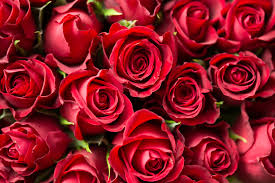
#> input picture colors/red/4.jpg, 275 x 183 px; its folder holds only this picture in this run
$ jupyter execute 'colour detection.ipynb'
#> lines starting #> are read from the running program, lines starting #| are printed output that depends on the picture
[cell 1]
import cv2
import numpy as np
import matplotlib.pyplot as plt

[cell 2]
black_pth = r"C:\Users\kesha\Downloads\Color-Classifiation-main\Color-Classifiation-main\colors\Black"
red_path = r"C:\Users\kesha\Downloads\Color-Classifiation-main\Color-Classifiation-main\colors\red"
test_path = r"C:\Users\kesha\Downloads\Color-Classifiation-main\Color-Classifiation-main\colors\test"
violet_path = r"C:\Users\kesha\Downloads\Color-Classifiation-main\Color-Classifiation-main\colors\Violet"

[cell 3]
from glob import glob

[cell 4]
red_images = glob(red_path+'/*')

[cell 5]
red_images

[cell 6]
img = cv2.imread(red_images[0])
#> img is the input picture: shape (183, 275, 3); mean B, G, R 35.4, 23.1, 139.9

hsv_img = cv2.cvtColor(img,cv2.COLOR_BGR2RGB)/255
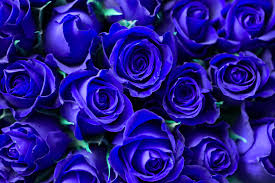
#> hsv_img: shape (183, 275, 3) float64; mean B, G, R 0.549, 0.0907, 0.139

## plot

[cell 7]
min_val,max_val = np.array([0,175,20]),np.array([0,255,255])

min_val2,max_val2 = np.array([15,170,20]),np.array([15,180,255])

[cell 8]
mask1 = cv2.inRange(hsv_img,min_val,max_val)
#> mask1: shape (183, 275); every value is 0
mask2 = cv2.inRange(hsv_img,min_val2,max_val2)

mask = mask1+mask2

[cell 9]
ximg = cv2.bitwise_and(img,img,mask)

[cell 10]
cv2.imshow('x_mask',ximg)
cv2.waitKey(0)

[cell 11]
import cv2 as cv
import numpy as np

#read the image
img = cv.imread(red_images[0])
#convert the BGR image to HSV colour space
hsv = cv.cvtColor(img, cv.COLOR_BGR2HSV)
#> hsv: shape (183, 275, 3); mean H, S, V 131.9, 224.1, 140.2
#obtain the grayscale image of the original image
gray = cv.cvtColor(img, cv.COLOR_BGR2GRAY)
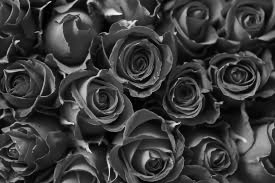
#> gray: shape (183, 275); min 0, max 251, mean 59.4

#set the bounds for the red hue
lower_red = np.array([165,100,100])
upper_red = np.array([185,100,100])

#create a mask using the bounds set
mask = cv.inRange(hsv, lower_red, upper_red)
#create an inverse of the mask
mask_inv = cv.bitwise_not(mask)
#> mask_inv: shape (183, 275); every value is 255
#Filter only the red colour from the original image using the mask(foreground)
res = cv.bitwise_and(img, img, mask=mask)
#> res: shape (183, 275, 3); every value is 0
#Filter the regions containing colours other than red from the grayscale image(background)
background = cv.bitwise_and(gray, gray, mask = mask_inv)
#convert the one channelled grayscale background to a three channelled image
background = np.stack((background,)*3, axis=-1)
#add the foreground and the background
added_img = cv.add(res, background)

#create resizable windows for the images
cv.namedWindow("res", cv.WINDOW_NORMAL)
cv.namedWindow("hsv", cv.WINDOW_NORMAL)
cv.namedWindow("mask", cv.WINDOW_NORMAL)
cv.namedWindow("added", cv.WINDOW_NORMAL)
cv.namedWindow("back", cv.WINDOW_NORMAL)
cv.namedWindow("mask_inv", cv.WINDOW_NORMAL)
cv.namedWindow("gray", cv.WINDOW_NORMAL)

#display the images
cv.imshow("back", background)
cv.imshow("mask_inv", mask_inv)
cv.imshow("added",added_img)
cv.imshow("mask", mask)
cv.imshow("gray", gray)
cv.imshow("hsv", hsv)
cv.imshow("res", res)

if cv.waitKey(0):
#> (key Esc is pressed here)
    cv.destroyAllWindows()

[cell 12]
h = hsv_img[:,:,0]
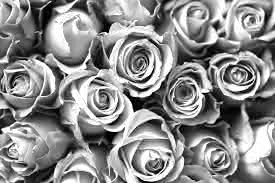
#> h: shape (183, 275) float64; min 0, max 1, mean 0.549
s = hsv_img[:,:,1]
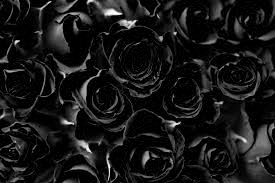
#> s: shape (183, 275) float64; min 0, max 1, mean 0.0907
v = hsv_img[:,:,2]
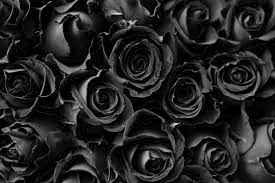
#> v: shape (183, 275) float64; min 0, max 0.867, mean 0.139

$ run again, on colors/red/red1.jpg
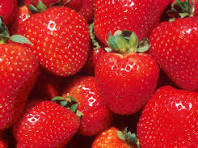
#> input picture colors/red/red1.jpg, 198 x 148 px
#> img is the input picture: shape (148, 198, 3); mean B, G, R 37.2, 36.9, 182
#> mask1: shape (148, 198); every value is 0
#> hsv: shape (148, 198, 3); mean H, S, V 103.3, 213.7, 182.6
#> mask_inv: shape (148, 198); every value is 255
#> res: shape (148, 198, 3); every value is 0
#> `h = hsv_img[:,:,0]`:
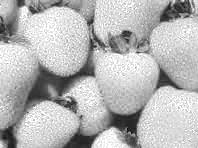
#> h: shape (148, 198) float64; min 0.0314, max 1, mean 0.714
#> `v = hsv_img[:,:,2]`:
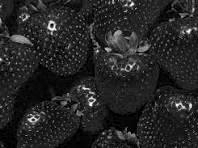
#> v: shape (148, 198) float64; min 0, max 1, mean 0.146

$ run again, on colors/red/red3.jpg
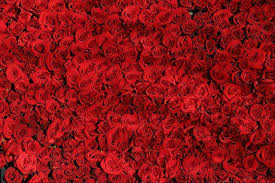
#> input picture colors/red/red3.jpg, 275 x 183 px
#> img is the input picture: shape (183, 275, 3); mean B, G, R 21.8, 18.3, 140.6
#> mask1: shape (183, 275); every value is 0
#> hsv: shape (183, 275, 3); mean H, S, V 97.6, 226.4, 140.6
#> mask_inv: shape (183, 275); every value is 255
#> res: shape (183, 275, 3); every value is 0
#> `h = hsv_img[:,:,0]`:
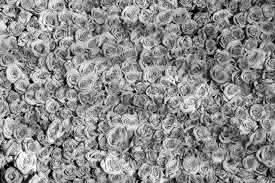
#> h: shape (183, 275) float64; min 0, max 1, mean 0.551
#> `s = hsv_img[:,:,1]`:
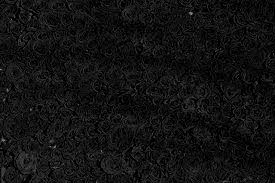
#> s: shape (183, 275) float64; min 0, max 0.576, mean 0.0719
